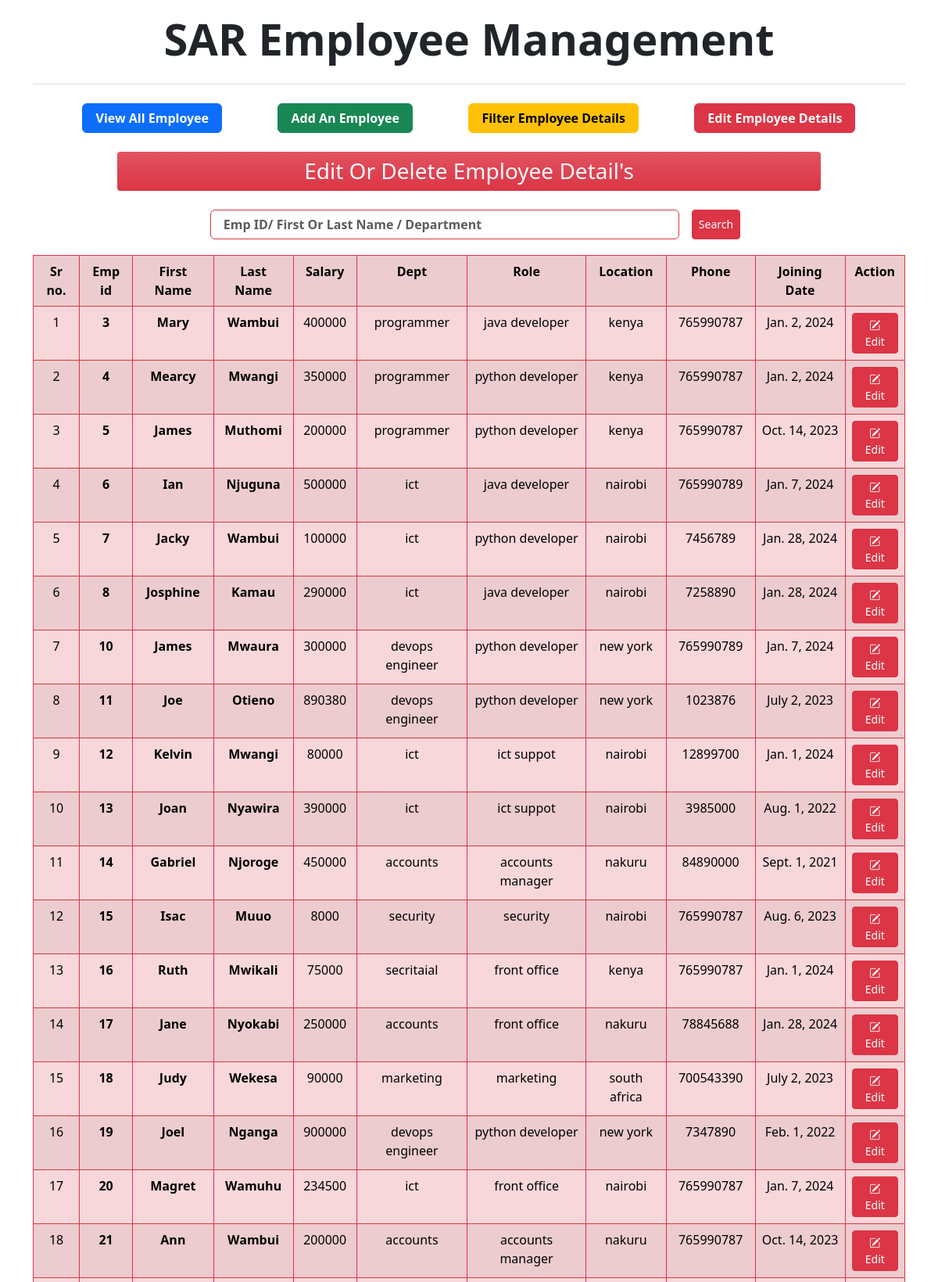
The app's page /rmEmp/ (upper part) with its own data.
### empapp/models.py (models this page shows, shortened)
class Employee(models.Model):
    firstName = models.CharField(max_length=100)
    lastName = models.CharField(max_length=100)
    phone = models.IntegerField()
    salary = models.IntegerField(default=0)
    bonus = models.IntegerField(default=0)
    hireDate = models.DateField()
    dept = models.ForeignKey(Department, on_delete=models.CASCADE)
    role = models.ForeignKey(Role, on_delete=models.CASCADE)

class Department(models.Model):
    name = models.CharField(max_length=50, null=False)
    location = models.CharField(max_length=100)

class Role(models.Model):
    name = models.CharField(max_length=100, null=False)

### empapp/views.py (the view)
# urls.py: path('rmEmp/', views.rmEmp, name='rm'),
def rmEmp(request):
    emps = Employee.objects.all()
    if request.method == 'POST':
        empFilters = request.POST['empid']
        try:
            empFilters = int(empFilters)
            print(type(empFilters))
            data = emps.filter(id=empFilters)
            context = {'data': data}
        except:
            data = emps.filter(Q(firstName__icontains=empFilters) | Q(
                lastName__icontains=empFilters) | Q(dept__name__icontains=empFilters))
            context = {'data': data}
    else:
        context = {'data': emps}
    return render(request, 'rmEmp.html', context)

### empapp/templates/rmEmp.html (shortened to what this page needs)
{% extends 'base.html' %}
{% load static %}
{% block main %}
<div class="d-flex justify-content-center">
    <h3 class="my-3 p-2 bg-danger bg-gradient text-light w-75 text-center rounded-1">Edit Or Delete Employee Detail's</h3 style="--bs-bg-opacity: .5;">
</div>
<form action="{% url 'rm' %}" method="POST" class="">
    <div class="d-flex justify-content-center py-2">
      <input class="form-control w-50 px-3 mx-3 border border-danger fw-bold" type="text" name="empid" placeholder="Emp ID/ First or Last Name / Department" style="text-transform:capitalize">
      <button class="btn btn-sm btn-danger">Search</button>
    </div>
  </form>
  <div class="container-md mt-1 py-2 ">
    {% if data %}
    <table class="table table-striped text-center table-danger table-bordered border-danger">
        <tr class="">
            <th>Sr no.</th>
            <th>Emp id</th>
            <th>First Name</th>
            <th>Last Name</th>
            <th>Salary</th>
            <th>Dept</th>
            <th>Role</th>
            <th>Location</th>
            <th>Phone</th>
            <th>Joining Date</th>
            <th>Action</th>
        </tr>
        {% for dt in data %}
            <tr class="">
                <td>{{ forloop.counter }}</td>
                <td class="fw-bold">{{ dt.id }}</td>
                <td class="fw-bold">{{ dt.firstName|capfirst  }}</td>
                <td class="fw-bold">{{ dt.lastName|capfirst  }}</td>
                <td>{{ dt.salary }}</td>
                <td>{{ dt.dept.name }}</td>
                <td>{{ dt.role.name }}</td>
                <td>{{ dt.dept.location }}</td>
                <td>{{ dt.phone }}</td>
                <td>{{ dt.hireDate }}</td>
                <td><a href="{% url 'upEmp' dt.id 0 %}" data.id ><button class="btn btn-sm btn-danger "><i class="bi bi-pencil-square"></i> Edit</button></a></td>
            </tr>
        {% endfor %}
    </table>
    {% else %}
      <h3 class="text-center">Not available!</h3>
      <div class="text-center">
        <img src="{% static 'images/notFound.jpg' %}" class="rounded img-fluid h-auto w-50" alt="img" >
      </div>
    {% endif %}
  </div>
{% endblock main %}

### records on screen
Employee: id "3", firstName "Mary", lastName "Wambui", salary "400000", dept.name "programmer", role.name "java developer", dept.location "kenya", phone "765990787", hireDate "Jan. 2, 2024"
Employee: id "4", firstName "Mearcy", lastName "Mwangi", salary "350000", dept.name "programmer", role.name "python developer", dept.location "kenya", phone "765990787", hireDate "Jan. 2, 2024"
Employee: id "5", firstName "James", lastName "Muthomi", salary "200000", dept.name "programmer", role.name "python developer", dept.location "kenya", phone "765990787", hireDate "Oct. 14, 2023"
Employee: id "6", firstName "Ian", lastName "Njuguna", salary "500000", dept.name "ict", role.name "java developer", dept.location "nairobi", phone "765990789", hireDate "Jan. 7, 2024"
Employee: id "7", firstName "Jacky", lastName "Wambui", salary "100000", dept.name "ict", role.name "python developer", dept.location "nairobi", phone "7456789", hireDate "Jan. 28, 2024"
Employee: id "8", firstName "Josphine", lastName "Kamau", salary "290000", dept.name "ict", role.name "java developer", dept.location "nairobi", phone "7258890", hireDate "Jan. 28, 2024"
Employee: id "10", firstName "James", lastName "Mwaura", salary "300000", dept.name "devops engineer", role.name "python developer", dept.location "new york", phone "765990789", hireDate "Jan. 7, 2024"
Employee: id "11", firstName "Joe", lastName "Otieno", salary "890380", dept.name "devops engineer", role.name "python developer", dept.location "new york", phone "1023876", hireDate "July 2, 2023"
Employee: id "12", firstName "Kelvin", lastName "Mwangi", salary "80000", dept.name "ict", role.name "ict suppot", dept.location "nairobi", phone "12899700", hireDate "Jan. 1, 2024"
Employee: id "13", firstName "Joan", lastName "Nyawira", salary "390000", dept.name "ict", role.name "ict suppot", dept.location "nairobi", phone "3985000", hireDate "Aug. 1, 2022"
Employee: id "14", firstName "Gabriel", lastName "Njoroge", salary "450000", dept.name "accounts", role.name "accounts manager", dept.location "nakuru", phone "84890000", hireDate "Sept. 1, 2021"
Employee: id "15", firstName "Isac", lastName "Muuo", salary "8000", dept.name "security", role.name "security", dept.location "nairobi", phone "765990787", hireDate "Aug. 6, 2023"
Employee: id "16", firstName "Ruth", lastName "Mwikali", salary "75000", dept.name "secritaial", role.name "front office", dept.location "kenya", phone "765990787", hireDate "Jan. 1, 2024"
Employee: id "17", firstName "Jane", lastName "Nyokabi", salary "250000", dept.name "accounts", role.name "front office", dept.location "nakuru", phone "78845688", hireDate "Jan. 28, 2024"
Employee: id "18", firstName "Judy", lastName "Wekesa", salary "90000", dept.name "marketing", role.name "marketing", dept.location "south africa", phone "700543390", hireDate "July 2, 2023"
Employee: id "19", firstName "Joel", lastName "Nganga", salary "900000", dept.name "devops engineer", role.name "python developer", dept.location "new york", phone "7347890", hireDate "Feb. 1, 2022"
Employee: id "20", firstName "Magret", lastName "Wamuhu", salary "234500", dept.name "ict", role.name "front office", dept.location "nairobi", phone "765990787", hireDate "Jan. 7, 2024"
Employee: id "21", firstName "Ann", lastName "Wambui", salary "200000", dept.name "accounts", role.name "accounts manager", dept.location "nakuru", phone "765990787", hireDate "Oct. 14, 2023"
